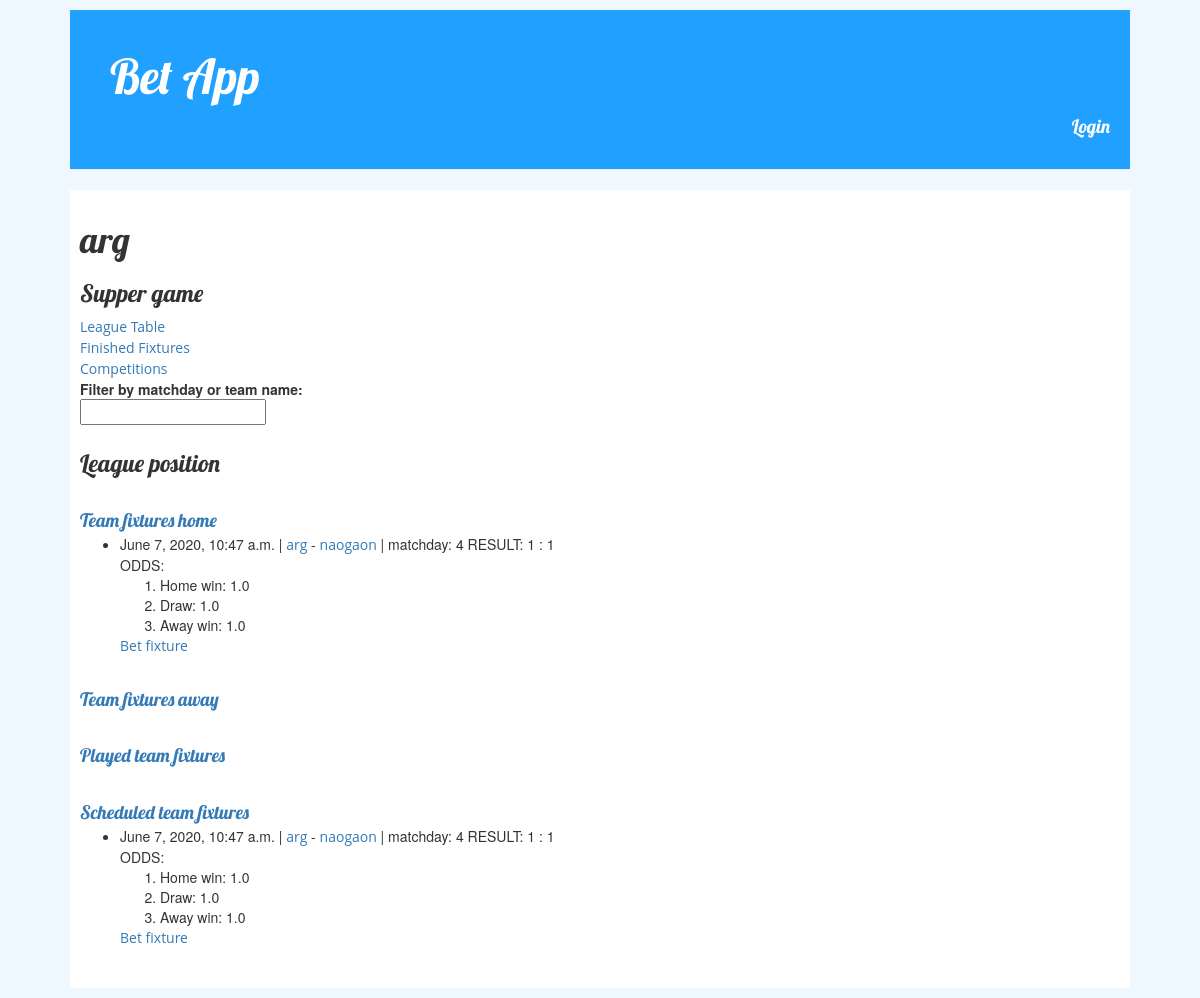
Screenshot of /show_team/2 with the database file from the repository.
### betapp/models.py (models this page shows, shortened)
class Team(models.Model):
    name = models.CharField(max_length=256)
    crest_url = models.CharField(max_length=256, null=True, blank=True)
    squad_market_value = models.CharField(max_length=64, null=True, blank=True)
    code = models.CharField(max_length=12, null=True)
    short_name = models.CharField(max_length=64)
    competition = models.ForeignKey(Competition, null=True)

class Competition(models.Model):
    caption = models.CharField(max_length=128)
    league = models.CharField(max_length=12)
    number_of_matchdays = models.IntegerField()
    year = models.IntegerField()
    number_of_teams = models.IntegerField()
    current_matchday = models.IntegerField()
    api_id = models.IntegerField()

class Fixture(models.Model):
    home_team = models.ForeignKey(Team, related_name='homeTeam')
    away_team = models.ForeignKey(Team, related_name='awayTeam')
    status = models.IntegerField(choices=STATUS_TAB, default=1)
    matchday = models.IntegerField()
    competition = models.ForeignKey(Competition, related_name='competition')
    date = models.DateTimeField()
    goals_home_team = models.IntegerField(default=None, null=True, blank=True)
    goals_away_team = models.IntegerField(default=None, null=True, blank =True)
    course_team_home_win = models.FloatField(default=1, blank=True)
    course_team_away_win = models.FloatField(default=1, blank=True)
    course_draw = models.FloatField(default=1, blank=True)
    fixture_result = models.IntegerField(default=-1, blank=True)

### betapp/views.py (the view)
# urls.py: url(r'^show_team/(?P<team_id>[\d]+)', ShowTeamView.as_view(),
class ShowTeamView(View):
    def get(self, request, team_id):
        team = Team.objects.get(id=team_id)
        competition = team.competition
        team_fixtures_home = Fixture.objects.filter(home_team=team)
        team_fixtures_away = Fixture.objects.filter(away_team=team)
        all_fixtures = [game for game in team_fixtures_away] +\
                       [game for game in team_fixtures_home]
        played_fixtures = [game for game in all_fixtures if game.status == 2]
        scheduled_fixtures = [game for game in all_fixtures if game.status == 1]
        context = {"team": team,
                   "competition": competition,
                   "team_fixtures_home": team_fixtures_home,
                   "team_fixtures_away": team_fixtures_away,
                   "played_fixtures": played_fixtures,
                   "scheduled_fixtures": scheduled_fixtures
                   }
        return render(request, "show_team.html", context)

### betapp/login_context_processor.py (called while the page is built)
def login_cp(request):
    if request.user.is_authenticated():
        action = "/logout/"
        label = "Logout"
    else:
        action = "/login/"
        label = "Login"
    context = {
        "action": action,
        "label": label
    }
    return context

### betapp/templates/show_team.html (shortened to what this page needs)
{% extends 'base.html' %}
{% block head %}
{% load static %}
{% endblock %}
{% block content %}
<h1>{{ team.name }}</h1>
<h3>{{ competition.caption }}</h3>
{% include "links.html" %}
{% include "fixtures_filter.html" %}
<h3>League position</h3>
<br>
<a class="fixtures-description" href="">Team fixtures home</a>
<div>
    {% include "list_fixtures.html" with fixtures=team_fixtures_home %}
</div>
<br>
<a class="fixtures-description" href="">Team fixtures away</a>
<br>
<a class="fixtures-description" href="">Played team fixtures</a>
<br>
<a class="fixtures-description" href="">Scheduled team fixtures</a>
<div>
    {% include "list_fixtures.html" with fixtures=scheduled_fixtures %}
</div>
<br>
{% endblock %}

### betapp/templates/base.html (shortened to what this page needs)
{% load static %}
<!DOCTYPE html>
<html lang="en">
<head>
    <link rel="stylesheet" href="https://maxcdn.bootstrapcdn.com/bootstrap/3.3.7/css/bootstrap-theme.min.css">
    <link rel="stylesheet" href="https://maxcdn.bootstrapcdn.com/bootstrap/3.3.7/css/bootstrap.min.css">
    <link rel="stylesheet" href="{% static 'betapp/css/betapp.css' %}">
</head>
<header class="page-header">
    <a href="{% url 'competitions' %}"><h1>Bet App</h1></a>
    <p>
        {% if user.username %}
        Logged user: {{ user.username }}<br>
        <a href="{{ action }}">{{ label }}</a><br>
        <a href="{% url 'account-details' %}">Account details</a>
        {% else %}
        <a href="{{ action }}">{{ label }}</a>
        {% endif %}
    </p>
</header>
<body>
<div class="content">
    {% block content %}{% endblock %}
</div>
</body>
</html>

### betapp/templates/links.html
<a href="{% url 'competition-table' competition.id %}">League Table</a><br>
<a href="{% url 'finished-fixtures' competition.id %}">Finished Fixtures</a><br>
<a href="{% url 'competitions' %}">Competitions</a>

### betapp/templates/fixtures_filter.html (shortened to what this page needs)
{% block head %}
{% load static %}
{% endblock %}
<div id="search">
    <label>Filter by matchday or team name:<br>
        <input type="text" id="match-filter">
    </label><br>
</div>

### betapp/templates/list_fixtures.html
{% block fixtures_list %}
<ul>
    {% for fixture in fixtures %}
    <div class="list">
        <li>{{fixture.date}} |
            <a href="{% url 'show-team' fixture.home_team.id %}">
                <span class="home-team-name">{{ fixture.home_team.name }}</span>
            </a> -
            <a href="{% url 'show-team' fixture.away_team.id %}">
                <span class="away-team-name">{{ fixture.away_team.name }}</span>
            </a> | matchday: <span class="matchday">{{ fixture.matchday }}</span>
            {% if  fixture.goals_home_team >= 0 %}
            RESULT: {{ fixture.goals_home_team }} : {{ fixture.goals_away_team }}
            {% endif %}
            <br>
            ODDS:
            <ol>
                <li> Home win: {{ fixture.course_team_home_win }}</li>
                <li> Draw: {{ fixture.course_draw }}</li>
                <li> Away win: {{ fixture.course_team_away_win }}</li>
            </ol>
            {% if fixture.status == 1 %}
                <a href="{% url 'bet-fixture' fixture.id %}">Bet fixture</a>
            {% endif %}
        </li>
    </div>
    {% endfor %}
</ul>
{% endblock %}

### static/betapp/css/betapp.css (style rules this page uses)
.page-header h1 { color: #ffffff; font-size: 36pt; text-decoration: none; text-align: left; }
.page-header p { text-align: right; color: #ffffff; font-size: 12pt; font-weight: 600; text-decoration: none; }
.page-header a { font-family: 'Lobster', cursive; text-align: right; color: #ffffff; font-size: 14pt; text-decoration: none; }
h1, h2, h3, h4 { font-family: 'Lobster', cursive; }
a { font-family: 'Open Sans', cursive; font-weight: 400; }
body { margin: auto; width: 90%; padding: 10px; background-color: aliceblue; }
.content { margin: auto; width: 100%; padding: 10px; background-color: #ffffff; }
.page-header { background-color: #21a1ff; margin-top: 0; padding: 20px 20px 20px 40px; }
a.fixtures-description { font-family: 'Lobster', cursive; font-size: 14pt; }

### rows the page displays
Team: name "arg"
Competition: caption "Supper game"
Fixture: date "June 7, 2020, 10:47 a.m.", home_team.name "arg", away_team.name "naogaon", matchday "4", goals_home_team "1", goals_away_team "1", course_team_home_win "1.0", course_draw "1.0", course_team_away_win "1.0", status "Bet fixture"

### other values shown
{{ label }} "Login"
